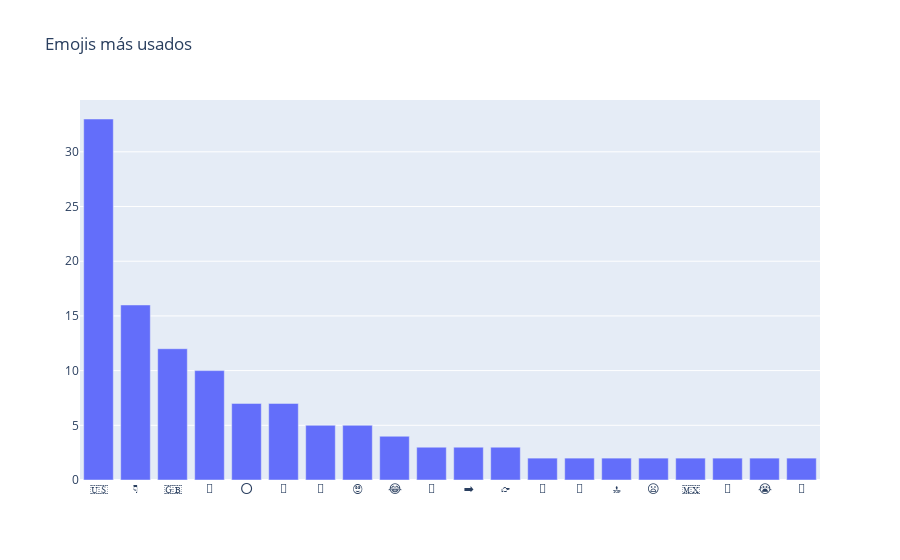

Here is the notebook cell this chart was saved with:
### Code cell
trace = go.Bar(x=temp_emojis.emoji.values[:20],
               y=temp_emojis.cnt.values[:20])

layout = go.Layout(title='Emojis más usados')

fig = go.Figure(data=[trace], layout=layout)
iplot(fig)

### Figure 1 — Plotly figure (JSON) as saved in the notebook; plotly's stock layout.template omitted (floating-point values rounded to 4 significant figures)
{"data": [{"type": "bar", "x": ["🇺🇸", "👇", "🇬🇧", "🔴", "⭕", "💉", "🤣", "🙄", "😂", "👏", "➡", "👉", "👀", "💩", "🔝", "😦", "🇲🇽", "🧐", "😭", "🙌"], "y": [33, 16, 12, 10, 7, 7, 5, 5, 4, 3, 3, 3, 2, 2, 2, 2, 2, 2, 2, 2]}], "layout": {"title": {"text": "Emojis más usados"}}}
